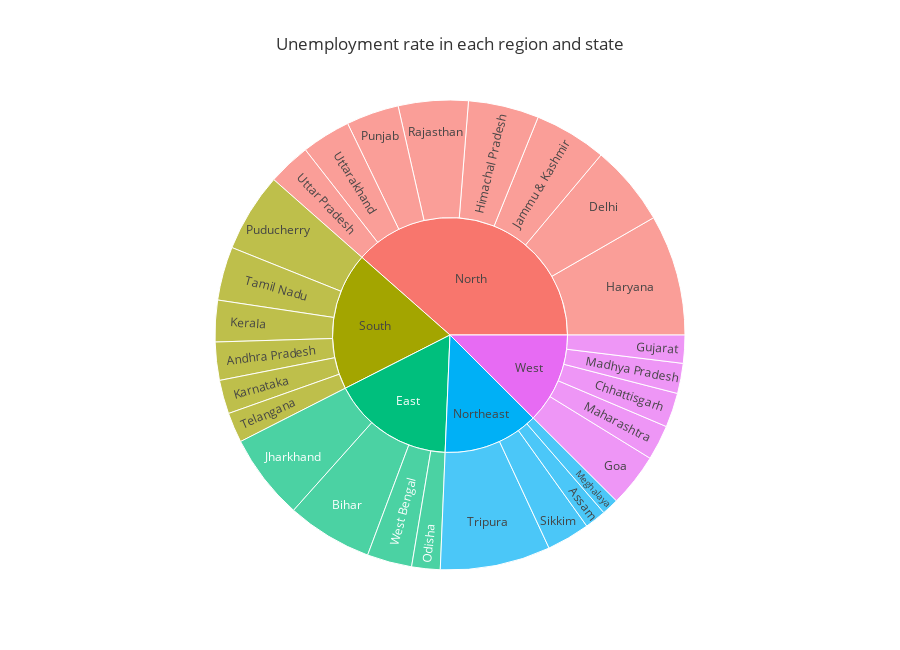

Write notebook code for a chart like this one.
### Code cell
unemplo_df = df[['States', 'Region', 'Estimated Unemployment Rate', 'Estimated Employed', 'Estimated Labour Participation Rate']]
unemplo = unemplo_df.groupby(['Region', 'States'])['Estimated Unemployment Rate'].mean().reset_index()
fig = px.sunburst(unemplo, path=['Region', 'States'], values='Estimated Unemployment Rate',
                  color_continuous_scale='Plasma', title='Unemployment rate in each region and state',
                  height=650, template='ggplot2')
fig.show()

### Figure 1 — Plotly figure (JSON) as saved in the notebook; plotly's stock layout.template omitted (floating-point values rounded to 4 significant figures)
{"data": [{"branchvalues": "total", "domain": {"x": [0, 1], "y": [0, 1]}, "hovertemplate": "labels=%{label}<br>Estimated Unemployment Rate=%{value}<br>parent=%{parent}<br>id=%{id}<extra></extra>", "ids": ["South/Andhra Pradesh", "Northeast/Assam", "East/Bihar", "West/Chhattisgarh", "North/Delhi", "West/Goa", "West/Gujarat", "North/Haryana", "North/Himachal Pradesh", "North/Jammu & Kashmir", "East/Jharkhand", "South/Karnataka", "South/Kerala", "West/Madhya Pradesh", "West/Maharashtra", "Northeast/Meghalaya", "East/Odisha", "South/Puducherry", "North/Punjab", "North/Rajasthan", "Northeast/Sikkim", "South/Tamil Nadu", "South/Telangana", "Northeast/Tripura", "North/Uttar Pradesh", "North/Uttarakhand", "East/West Bengal", "East", "North", "Northeast", "South", "West"], "labels": ["Andhra Pradesh", "Assam", "Bihar", "Chhattisgarh", "Delhi", "Goa", "Gujarat", "Haryana", "Himachal Pradesh", "Jammu & Kashmir", "Jharkhand", "Karnataka", "Kerala", "Madhya Pradesh", "Maharashtra", "Meghalaya", "Odisha", "Puducherry", "Punjab", "Rajasthan", "Sikkim", "Tamil Nadu", "Telangana", "Tripura", "Uttar Pradesh", "Uttarakhand", "West Bengal", "East", "North", "Northeast", "South", "West"], "name": "", "parents": ["South", "Northeast", "East", "West", "North", "West", "West", "North", "North", "North", "East", "South", "South", "West", "West", "Northeast", "East", "South", "North", "North", "Northeast", "South", "South", "Northeast", "North", "North", "East", "", "", "", "", ""], "type": "sunburst", "values": [8.664, 4.856, 19.47, 7.819, 18.41, 12.17, 6.376, 27.48, 16.07, 16.48, 19.54, 7.668, 9.434, 6.854, 7.979, 3.866, 6.462, 17.94, 11.98, 15.87, 9.793, 12.19, 6.833, 25.05, 9.737, 11.16, 10.19, 55.66, 127.2, 43.57, 62.73, 41.2]}], "layout": {"height": 650, "legend": {"tracegroupgap": 0}, "title": {"text": "Unemployment rate in each region and state"}}}
